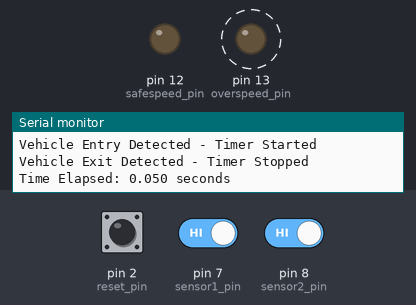
A sketch run on a simulated Arduino Uno, built with avr-gcc and run on an emulated ATmega328P. On the bench: output pins drawn as LEDs (lit = HIGH), the last lines printed to the serial monitor. Dashed ring = blinking. The test bench sets the inputs (shaded band); at power-on: pin 7 (sensor1_pin) HIGH, pin 2 (reset_pin) HIGH, pin 8 (sensor2_pin) HIGH.

Above: at 1.2 s.
1.3 s: pin 7 (sensor1_pin) driven LOW
At 2.5 s:
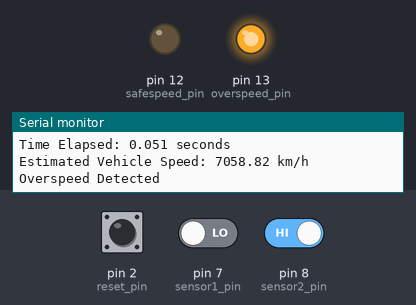
2.8 s: pin 2 (reset_pin) pulled LOW for 0.15 s
At 4.2 s:
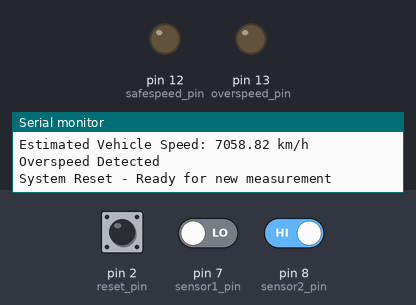
4.5 s: pin 7 (sensor1_pin) driven HIGH
At 4.77 s:
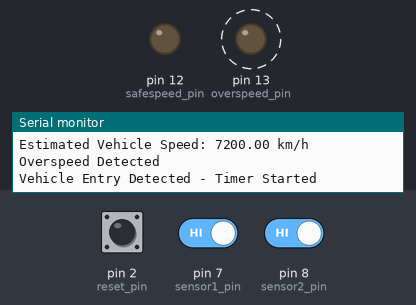
7.5 s: pin 2 (reset_pin) pulled LOW for 1 s
11.5 s: pin 8 (sensor2_pin) driven LOW
At 12.4 s:
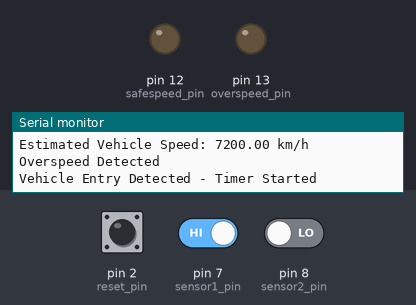
13.0 s: pin 8 (sensor2_pin) driven HIGH
At 13.22 s:
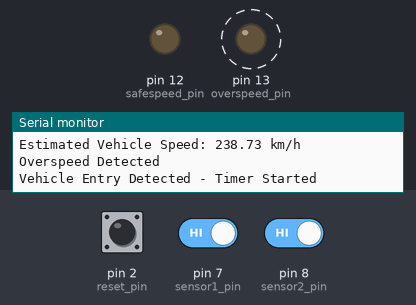
Timing chart, 0 to 17.0 s (numbered marks = the images above; inputs shaded):
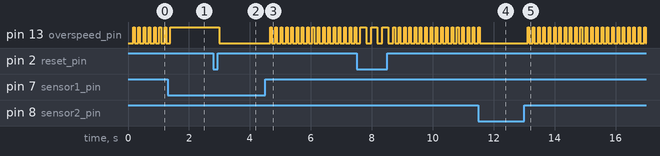

The sketch:

code.ino
```cpp
const int sensor1_pin = 7;  // Entrance sensor
const int sensor2_pin = 8;  // Exit sensor
const int reset_pin =  2;   // Reset button
const int overspeed_pin = 13; // Output pin for overspeed alert
const int safespeed_pin = 12; // Output pin for safespeed limit
const float distance_m = 100.0;  // Distance between sensors in meters
const float time_correction_factor = 1;  // Adjust for Tinkercad's faster millis()


unsigned long time1 = 0;
unsigned long time2 = 0;
bool sensor1_triggered = false;
bool sensor2_triggered = false;

void setup() {
    Serial.begin(9600);
    pinMode(sensor1_pin, INPUT_PULLUP);
    pinMode(sensor2_pin, INPUT_PULLUP);
    pinMode(reset_pin, INPUT_PULLUP);
    pinMode(overspeed_pin, OUTPUT);
    pinMode(safespeed_pin, OUTPUT);

    Serial.println("Vehicle Speed Monitoring System Ready");
}

void loop() {
    // Check if Reset Button is Pressed
    if (digitalRead(reset_pin) == LOW) {
        delay(200);
        resetSystem();
    }

    if (digitalRead(sensor1_pin) == HIGH && !sensor1_triggered) {
        delay(50); // Debounce
        if (digitalRead(sensor1_pin) == HIGH) { // Confirm button press
            digitalWrite(overspeed_pin, LOW);  // Reset overspeed alert
            time1 = millis();
            sensor1_triggered = true;
            Serial.println("Vehicle Entry Detected - Timer Started");
        }
    }

    if (digitalRead(sensor2_pin) == HIGH && sensor1_triggered && !sensor2_triggered) {
        delay(50); // Debounce
        if (digitalRead(sensor2_pin) == HIGH) { // Confirm button press
            time2 = millis();
            sensor2_triggered = true;
            Serial.println("Vehicle Exit Detected - Timer Stopped");

            // Calculate time difference and apply correction
            float time_sec = ((time2 - time1) / 1000.0) * time_correction_factor;
            float speed_kmh = (distance_m / time_sec) * 3.6;

            // Display time and speed
            Serial.print("Time Elapsed: ");
            Serial.print(time_sec, 3);
            Serial.println(" seconds");

            Serial.print("Estimated Vehicle Speed: ");
            Serial.print(speed_kmh, 2);
            Serial.println(" km/h");

            // Check for overspeed
            if (speed_kmh > 60.0) {
                Serial.println("Overspeed Detected");
                digitalWrite(overspeed_pin, HIGH);  // Activate alert
            }
          if (speed_kmh < 60.1) {
                Serial.println("Speed is within range");
                digitalWrite(safespeed_pin, HIGH);  // Activate GREEN LED
            }

            // Reset for next vehicle
            sensor1_triggered = false;
            sensor2_triggered = false;
        }
    }
}

// Function to Reset System
void resetSystem() {
    time1 = 0;
    time2 = 0;
    sensor1_triggered = false;
    sensor2_triggered = false;
    digitalWrite(overspeed_pin, LOW);  // Turn off overspeed alert
    digitalWrite(safespeed_pin, LOW);// Turn off LED

    Serial.println("System Reset - Ready for new measurement");
}
```

Measured:
- after the input at 1.3 s, pin 13 (overspeed_pin): goes on until 1.4 s, then stays HIGH
- after the input at 2.8 s, pin 13 (overspeed_pin): HIGH → LOW after 0.20 s
- after the input at 4.5 s, pin 13 (overspeed_pin): alternates HIGH for 0.05 s and LOW for 0.12 s, starting after 0.16 s
- after the input at 11.5 s, pin 13 (overspeed_pin): goes on until 11.5 s, then stays LOW
- after the input at 13.0 s, pin 13 (overspeed_pin): alternates HIGH for 0.05 s and LOW for 0.12 s, starting after 0.11 s
- by itself, pin 13 (overspeed_pin): alternates HIGH for 0.05 s and LOW for 0.12 s
